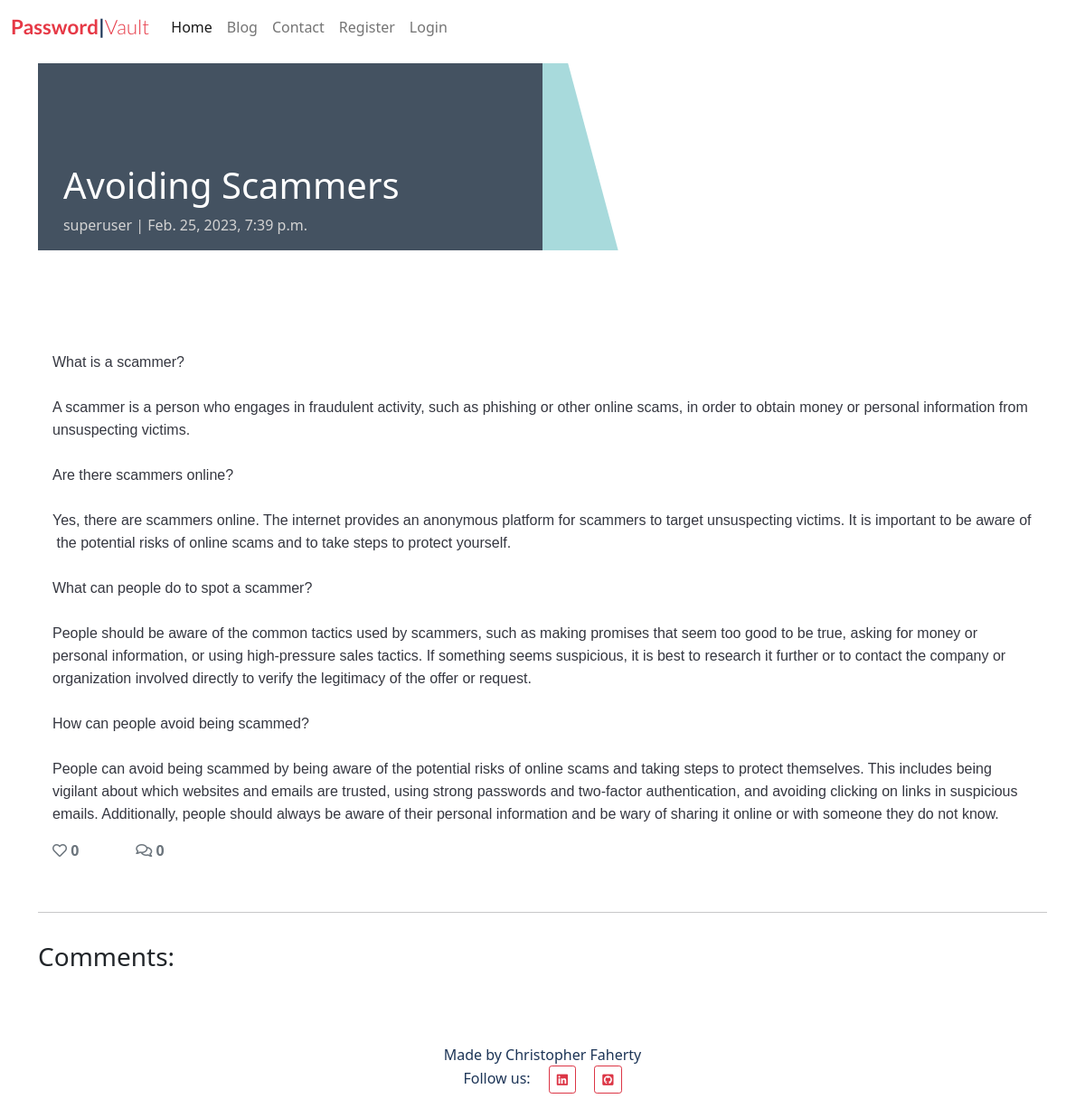
Page /blog/avoiding-scammers/ on the committed database.
### blog/models.py (models this page shows, shortened)
class Post(models.Model):
    title = models.CharField(max_length=200, unique=True)
    slug = models.SlugField(max_length=200, unique=True)
    author = models.ForeignKey(User, on_delete=models.CASCADE, related_name='blog_posts')
    updated_on = models.DateTimeField(auto_now=True)
    content = models.TextField()
    featured_image = CloudinaryField('image', default='placeholder')
    excerpt = models.TextField(blank=True)
    created_on = models.DateTimeField(auto_now_add=True)
    status = models.IntegerField(choices=STATUS, default=0)
    likes = models.ManyToManyField(User, related_name='blog_likes', blank=True)
    class Meta:
        ordering = ['-created_on']
    def number_of_likes(self):
        return self.likes.count()

### blog/views.py (the view, shortened to what this page needs)
# urls.py: path('<slug:slug>/', views.PostDetail.as_view(), name='post_detail'),
class PostDetail(View):
    def get(self, request, slug, *args, **kwargs):
        queryset = Post.objects.filter(status=1)
        post = get_object_or_404(queryset, slug=slug)
        comments = post.comments.filter(approved=True).order_by('created_on')
        liked = False
        if post.likes.filter(id=self.request.user.id).exists():
            liked = True
        return render(
            request,
            "post_detail.html",
            {
                "post": post,
                "comments": comments,
                "commented": False,
                "liked": liked,
                "comment_form": CommentForm()
            },
        )

### blog/templates/post_detail.html (shortened to what this page needs)
{% extends 'base.html' %} {% block content %}
{% load crispy_forms_tags %}
<div class="masthead">
    <div class="container">
        <div class="row g-0">
            <div class="col-md-6 masthead-text">
                <h1 class="post-title">{{ post.title }}</h1>
                <p class="post-subtitle">{{ post.author }} | {{ post.created_on }}</p>
            </div>
            <div class="d-none d-md-block col-md-6 masthead-image">
            </div>
        </div>
    </div>
</div>
<div class="container">
    <div class="row">
        <div class="col card mb-4  mt-3 left  top">
            <div class="card-body">
                <p class="card-text ">
                    {{ post.content | safe }}
                </p>
                <div class="row">
                    <div class="col-1">
                        <strong>
                            {% if user.is_authenticated %}
                            <form class = "d-inline" action="{% url 'blog:post_like' post.slug %}" method="POST">
                                {% csrf_token %}
                                {% if liked %}
                                <button type="submit" name="blogpost_id" value="{{post.slug}}" class="btn-like"><i class="fas fa-heart"></i></button>
                                {% else %}
                                <button type="submit" name="blogpost_id" value="{{post.slug}}" class="btn-like"><i class="far fa-heart"></i></button>
                                {% endif %}
                            </form>
                            {% else %}
                            <span class="text-secondary"><i class="far fa-heart"></i></span>
                            {% endif %}
                            <span class="text-secondary"> {{ post.number_of_likes }} </span>
                        </strong>
                    </div>
                    <div class="col-1">
                        {% with comments.count as total_comments %}
                        <strong class="text-secondary"><i class="far fa-comments"></i>
                            {{ total_comments }}</strong>
                        {% endwith %}
                    </div>
                </div>
            </div>
        </div>
    </div>
    <div class="row">
        <div class="col">
            <hr>
        </div>
    </div>
    <div class="row">
        <div class="col-md-8 card mb-4  mt-3 ">
            <h3>Comments:</h3>
            <div class="card-body">
            </div>
        </div>
        <div class="col-md-4 card mb-4  mt-3 ">
            <div class="card-body">
            </div>
        </div>
    </div>
</div>
{% endblock %}

### static/css/style.css (style rules this page uses)
body { background-color: #ffffff; }
.main-bg { background-color: #ffffff; }
.card { border: none; background-color: transparent; }
.masthead { margin-top: 10px; overflow: hidden; position: relative; display: inline-block; height: 33vh; width: 100%; }
.masthead-text { background-color: #445261; color: white; position: relative; }
.masthead-image { position: relative; overflow: hidden; }
.masthead-image:after { content: ""; position: absolute; top: 0; right: 90%; height: 100%; width: 150%; background: #A8DADC; -webkit-transform: skew(15deg); -moz-transform: skew(15deg); transform: skew(15deg); z-index: 100; }
.post-title { margin-top: 20%; margin-left: 5%; }
.post-subtitle { margin-left: 5%; color: lightgray; }

### rows in the picture
Post: title "Avoiding Scammers", author "superuser", created_on "Feb. 25, 2023, 7:39 p.m.", content "What is a scam mer ? A scam mer is a person who engages in fraudulent activity , such as ph ishing or other online scams , in order to obtain money or personal information from unsuspecting victims . Are there sc ammers online ? Yes , there are sc ammers online . The internet provides an anonymous platform for sc ammers to target unsuspecting victims . It is important to be aware of the potential risks of online scams and to take steps to protect yourself . What can people do to spot a scam mer ? People should be aware of the common tactics used by sc ammers , such as making promises that seem too good to be true , asking for money or personal information , or using high - pressure sales…", number_of_likes "0"

### other values in the picture
{{ total_comments }} "0"
